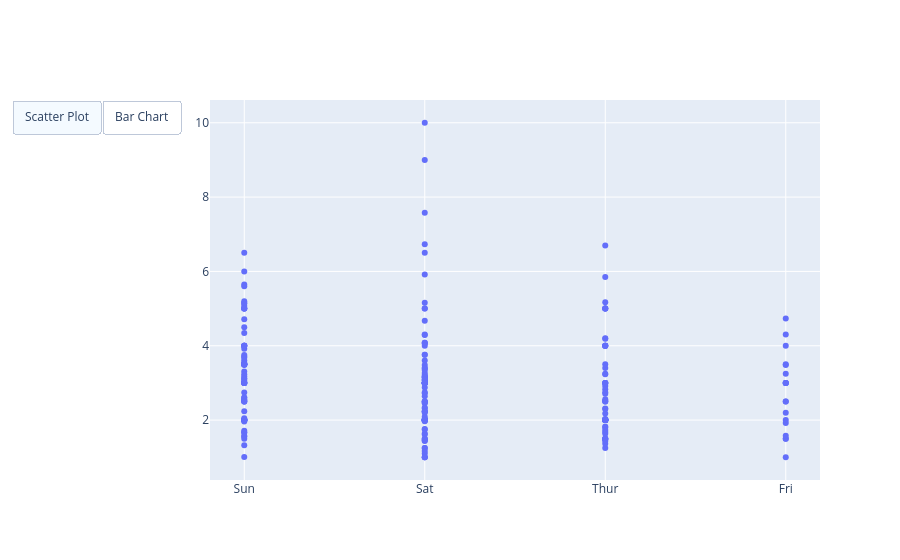

The notebook cell saved with this chart:
### Code cell
import plotly.graph_objects as px
import pandas as pd
 
# reading the database
# data = pd.read_csv("tips.csv")
 
 
plot = px.Figure(data=[px.Scatter(
    x=data['day'],
    y=data['tip'],
    mode='markers',)
])
 
# Add OPTIONS SIDEBYSIDE
plot.update_layout(
    updatemenus=[
        dict(
            type="buttons",
            direction="left",
            buttons=list([
                dict(
                    args=["type", "scatter"],
                    label="Scatter Plot",
                    method="restyle"
                ),
                dict(
                    args=["type", "bar"],
                    label="Bar Chart",
                    method="restyle"
                )
            ]),
        ),
    ]
)
 
plot.show()

### Figure 1 — Plotly figure (JSON) as saved in the notebook; plotly's stock layout.template omitted (floating-point values rounded to 4 significant figures; data arrays with more than 128 entries replaced by an {"elided": "..."} marker saying what was removed)
{"data": [{"mode": "markers", "type": "scatter", "x": {"elided": "244 str values"}, "y": {"elided": "244 float values"}}], "layout": {"updatemenus": [{"buttons": [{"args": ["type", "scatter"], "label": "Scatter Plot", "method": "restyle"}, {"args": ["type", "bar"], "label": "Bar Chart", "method": "restyle"}], "direction": "left", "type": "buttons"}]}}
